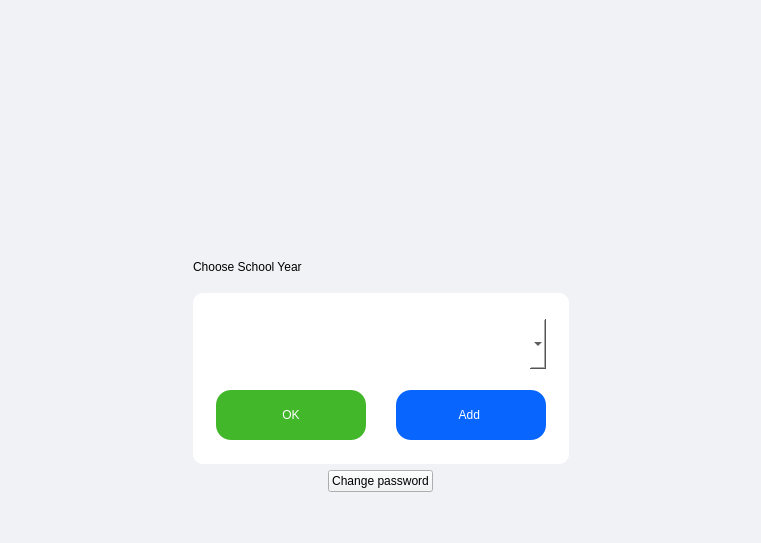
<?xml version="1.0" encoding="UTF-8"?>
<ui version="4.0">
 <class>StaffSideView</class>
 <widget class="QDialog" name="StaffSideView">
  <property name="geometry">
   <rect>
    <x>0</x>
    <y>0</y>
    <width>761</width>
    <height>543</height>
   </rect>
  </property>
  <property name="windowTitle">
   <string>Dialog</string>
  </property>
  <property name="styleSheet">
   <string notr="true">background-color:#F0F2F5;
</string>
  </property>
  <layout class="QGridLayout" name="gridLayout_2">
   <item row="0" column="0">
    <layout class="QVBoxLayout" name="verticalLayout_4">
     <item>
      <widget class="QLabel" name="logo_lable">
       <property name="maximumSize">
        <size>
         <width>16777215</width>
         <height>200</height>
        </size>
       </property>
       <property name="text">
        <string/>
       </property>
       <property name="pixmap">
        <pixmap resource="images.qrc">:/asset/loginpageAsset/FITLogo.png</pixmap>
       </property>
       <property name="scaledContents">
        <bool>false</bool>
       </property>
       <property name="alignment">
        <set>Qt::AlignCenter</set>
       </property>
       <property name="margin">
        <number>0</number>
       </property>
      </widget>
     </item>
     <item>
      <layout class="QVBoxLayout" name="verticalLayout_3">
       <item>
        <spacer name="verticalSpacer_4">
         <property name="orientation">
          <enum>Qt::Vertical</enum>
         </property>
         <property name="sizeType">
          <enum>QSizePolicy::Fixed</enum>
         </property>
         <property name="sizeHint" stdset="0">
          <size>
           <width>20</width>
           <height>20</height>
          </size>
         </property>
        </spacer>
       </item>
       <item>
        <layout class="QHBoxLayout" name="horizontalLayout_2">
         <item>
          <spacer name="horizontalSpacer_3">
           <property name="orientation">
            <enum>Qt::Horizontal</enum>
           </property>
           <property name="sizeHint" stdset="0">
            <size>
             <width>40</width>
             <height>20</height>
            </size>
           </property>
          </spacer>
         </item>
         <item>
          <layout class="QVBoxLayout" name="verticalLayout_2">
           <property name="topMargin">
            <number>10</number>
           </property>
           <item>
            <widget class="QLabel" name="greeting_label">
             <property name="maximumSize">
              <size>
               <width>16777215</width>
               <height>40</height>
              </size>
             </property>
             <property name="text">
              <string>Choose School Year</string>
             </property>
            </widget>
           </item>
           <item>
            <widget class="QGroupBox" name="groupBox">
             <property name="minimumSize">
              <size>
               <width>350</width>
               <height>0</height>
              </size>
             </property>
             <property name="styleSheet">
              <string notr="true">background-color:#FFFFFF;
border-radius: 10px;
background-color: #FFFFFF</string>
             </property>
             <property name="title">
              <string/>
             </property>
             <layout class="QGridLayout" name="gridLayout">
              <property name="leftMargin">
               <number>20</number>
              </property>
              <property name="topMargin">
               <number>15</number>
              </property>
              <property name="rightMargin">
               <number>20</number>
              </property>
              <property name="bottomMargin">
               <number>15</number>
              </property>
              <item row="0" column="0">
               <layout class="QVBoxLayout" name="verticalLayout">
                <item>
                 <widget class="QComboBox" name="school_year_box">
                  <property name="minimumSize">
                   <size>
                    <width>0</width>
                    <height>50</height>
                   </size>
                  </property>
                  <property name="autoFillBackground">
                   <bool>false</bool>
                  </property>
                  <property name="styleSheet">
                   <string notr="true">/*
QComboBox { 
	border: 1px solid rgb(212, 212, 212); 
	border-radius: 25px; 
	color: black; 
	padding-left: 15px; 
}

QComboBox:focus {
    color: black;
	border: 1px solid blue; 
}

QComboBox::down-arrow { 
	image: url(qrc:/Asset/staffViewAsset/arrow-down-3101.svg);
} */
</string>
                  </property>
                 </widget>
                </item>
                <item>
                 <spacer name="verticalSpacer">
                  <property name="orientation">
                   <enum>Qt::Vertical</enum>
                  </property>
                  <property name="sizeType">
                   <enum>QSizePolicy::Fixed</enum>
                  </property>
                  <property name="sizeHint" stdset="0">
                   <size>
                    <width>293</width>
                    <height>15</height>
                   </size>
                  </property>
                 </spacer>
                </item>
                <item>
                 <layout class="QHBoxLayout" name="horizontalLayout">
                  <property name="spacing">
                   <number>0</number>
                  </property>
                  <item>
                   <widget class="QPushButton" name="confirm_button">
                    <property name="minimumSize">
                     <size>
                      <width>150</width>
                      <height>50</height>
                     </size>
                    </property>
                    <property name="styleSheet">
                     <string notr="true">QPushButton {
    background-color: #42b72a;
    border-width: 2px;
    border-radius: 15px;
    border-color: #42b72a;
	color: white;
}

QPushButton:hover {
    background-color: #37a520;
    border-color: #37a520;
	color: white;
}</string>
                    </property>
                    <property name="text">
                     <string>OK</string>
                    </property>
                   </widget>
                  </item>
                  <item>
                   <spacer name="horizontalSpacer">
                    <property name="orientation">
                     <enum>Qt::Horizontal</enum>
                    </property>
                    <property name="sizeType">
                     <enum>QSizePolicy::Fixed</enum>
                    </property>
                    <property name="sizeHint" stdset="0">
                     <size>
                      <width>30</width>
                      <height>20</height>
                     </size>
                    </property>
                   </spacer>
                  </item>
                  <item>
                   <widget class="QPushButton" name="add_school_year_button">
                    <property name="minimumSize">
                     <size>
                      <width>150</width>
                      <height>50</height>
                     </size>
                    </property>
                    <property name="styleSheet">
                     <string notr="true">QPushButton {
    background-color: #0866FF;
    border-width: 2px;
    border-radius: 15px;
    border-color: #0866FF;
	color: white;
}

QPushButton:hover {
    background-color: #038EFF;
    border-color: #038EFF;
	color: white;
}</string>
                    </property>
                    <property name="text">
                     <string>Add </string>
                    </property>
                   </widget>
                  </item>
                 </layout>
                </item>
               </layout>
              </item>
             </layout>
            </widget>
           </item>
          </layout>
         </item>
         <item>
          <spacer name="horizontalSpacer_2">
           <property name="orientation">
            <enum>Qt::Horizontal</enum>
           </property>
           <property name="sizeHint" stdset="0">
            <size>
             <width>40</width>
             <height>20</height>
            </size>
           </property>
          </spacer>
         </item>
        </layout>
       </item>
       <item>
        <layout class="QHBoxLayout" name="horizontalLayout_4">
         <item>
          <spacer name="horizontalSpacer_5">
           <property name="orientation">
            <enum>Qt::Horizontal</enum>
           </property>
           <property name="sizeHint" stdset="0">
            <size>
             <width>40</width>
             <height>20</height>
            </size>
           </property>
          </spacer>
         </item>
         <item>
          <widget class="QPushButton" name="changePasswordButton">
           <property name="text">
            <string>Change password</string>
           </property>
          </widget>
         </item>
         <item>
          <spacer name="horizontalSpacer_4">
           <property name="orientation">
            <enum>Qt::Horizontal</enum>
           </property>
           <property name="sizeHint" stdset="0">
            <size>
             <width>40</width>
             <height>20</height>
            </size>
           </property>
          </spacer>
         </item>
        </layout>
       </item>
       <item>
        <spacer name="verticalSpacer_5">
         <property name="orientation">
          <enum>Qt::Vertical</enum>
         </property>
         <property name="sizeType">
          <enum>QSizePolicy::Fixed</enum>
         </property>
         <property name="sizeHint" stdset="0">
          <size>
           <width>20</width>
           <height>40</height>
          </size>
         </property>
        </spacer>
       </item>
      </layout>
     </item>
    </layout>
   </item>
  </layout>
 </widget>
 <resources>
  <include location="images.qrc"/>
 </resources>
 <connections/>
</ui>
